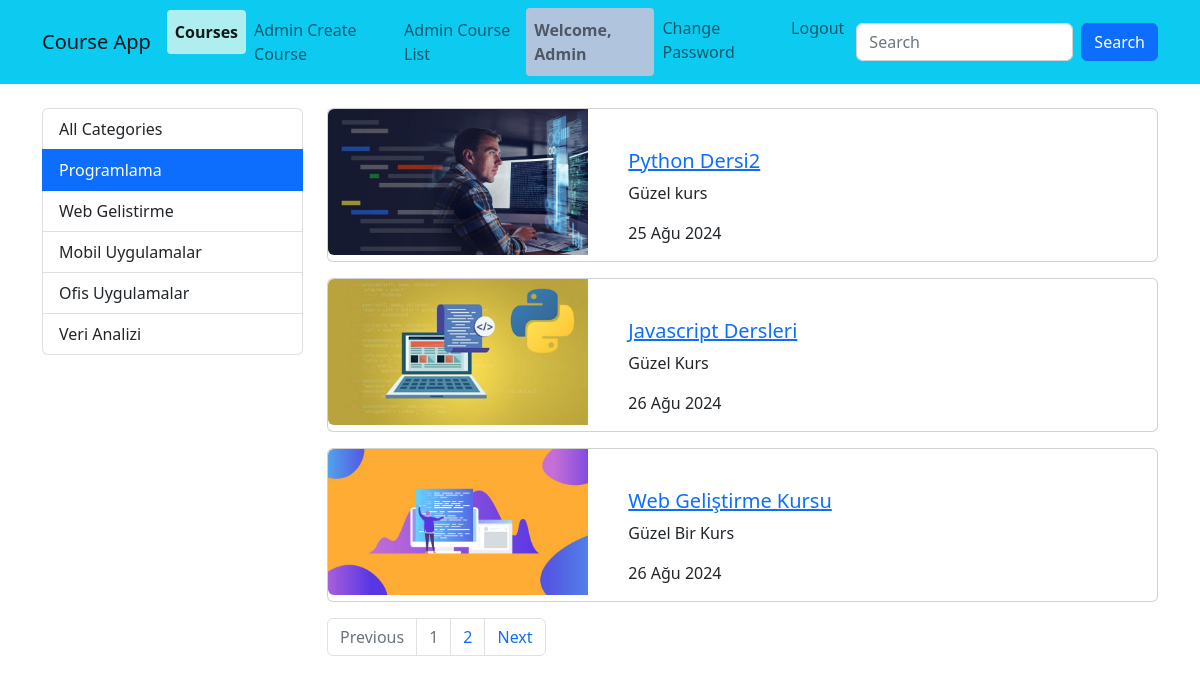
Page /courses/category/programlama (signed in) on the earlier database version.
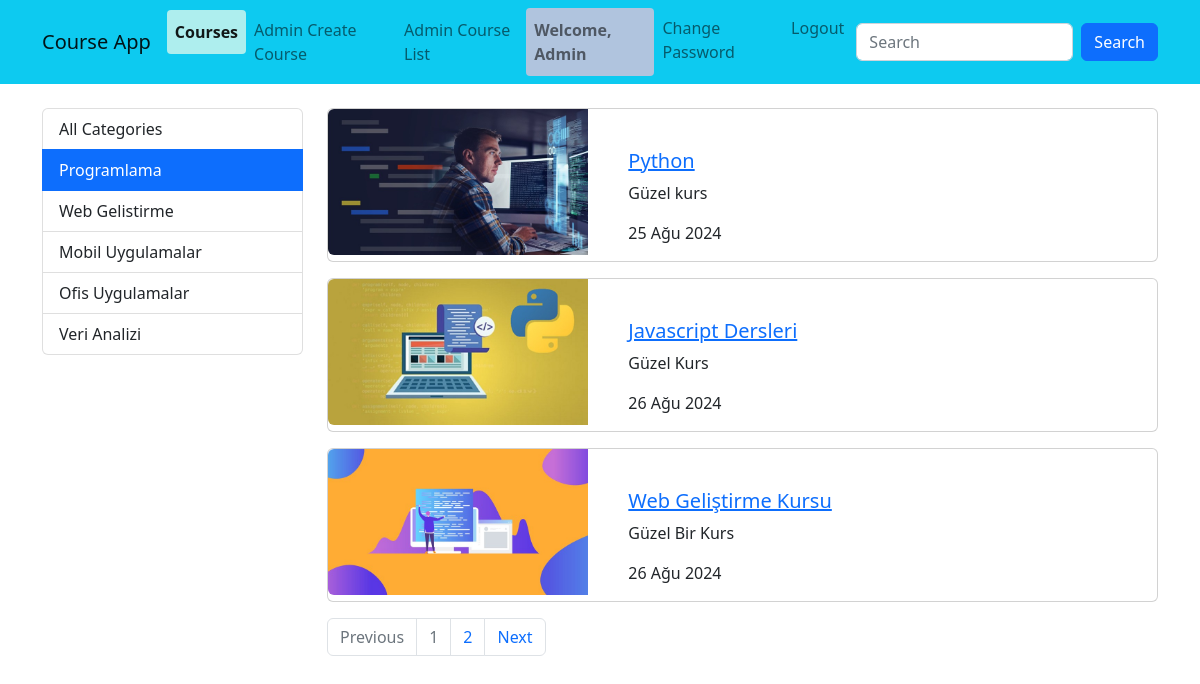
Same page on the later database version.
### courses/models.py (models this page shows, shortened)
class Course(models.Model):
    title = models.CharField(max_length=50)
    description =models.TextField()
    image = models.ImageField(upload_to="images",default="")
    date = models.DateField(auto_now_add=True)
    isActive = models.BooleanField(default=False)
    isHome = models.BooleanField(default=False)
    slug = models.SlugField(null=False,default="",unique=True, db_index=True,blank=True,editable=False)
    categories = models.ManyToManyField(Category,related_name="kurslar",blank=True)

### courses/views.py (the view)
# urls.py: path("category/<slug:slug>",views.getCoursesByCategoryName, name="courses_by_category"),
def getCoursesByCategoryName(request,slug):
    courses = Course.objects.filter(isActive=True, categories__slug = slug).order_by("date")
    category = Category.objects.all()
    paginator = Paginator(courses,3) # her sayfada 3 tane kurs gözüksün
    page = request.GET.get('page',1)
    page_obj = paginator.page(page)
    print(paginator.page_range)
    print("bu kadar sayfaya sığdı ", paginator.num_pages)# kaç sayfaya sığdı
    print("kaç tane kurs kaydı var ", paginator.count) #kaç sayfa olduğunu söyler
    print(page_obj.number)
    return render(request, "courses/list.html",{
        "page_obj":page_obj,
        "categories":category,
        "selected_category":slug
    })

### courses/templates/courses/list.html (shortened to what this page needs)
{% extends "layout.html" %}
{% load static %}
{% block css_files %}
    <link rel="stylesheet" href="{% static "/courses/css/style.css" %}">
{% endblock css_files %}
{% block content %}
    <div class="container">
        <div class="row mt-4">
            <div class="col-3">
                {% include "courses/partials/_categories.html" %}
            </div>
            <div class="col-9" >
                {% if page_obj.object_list|length == 0 %}
                    <div class="alert alert-warning">
                        No courses registered in this category
                    </div>
                {% else %}
                    {% for course in page_obj.object_list  %}
                        {% include "courses/partials/_course-card.html" %}
                    {% endfor %}
                {% endif %}
                {% include "courses/partials/_pagination.html" %}
            </div>
        </div>
    </div>
{% endblock content %}

### courses/templates/courses/partials/_course-card.html
{% load static %}
<div class="card mb-3">
    <div class="row">
        <div class="col-4">
            <img class="img-fluid rounded-start" src="{{course.image.url}}" alt="{{course.title}}">
        </div>
        <div class="col-8 mt-4">
            <div class="card-body">
                <a href="{% url "course_detail" course.slug %}">
                    <h5 class="card-title">{{course.title | title}}</h5>
                </a>
                <p class="card-text">{{course.description | capfirst | truncatechars:20}}</p>
                <span>{{course.date | date:"SHORT_DATE_FORMAT" }}</span>
            </div>
        </div>
    </div>
</div>

Differences in the rows shown:
changed Course "Güzel kurs": title "Python Dersi2" → "Python"
